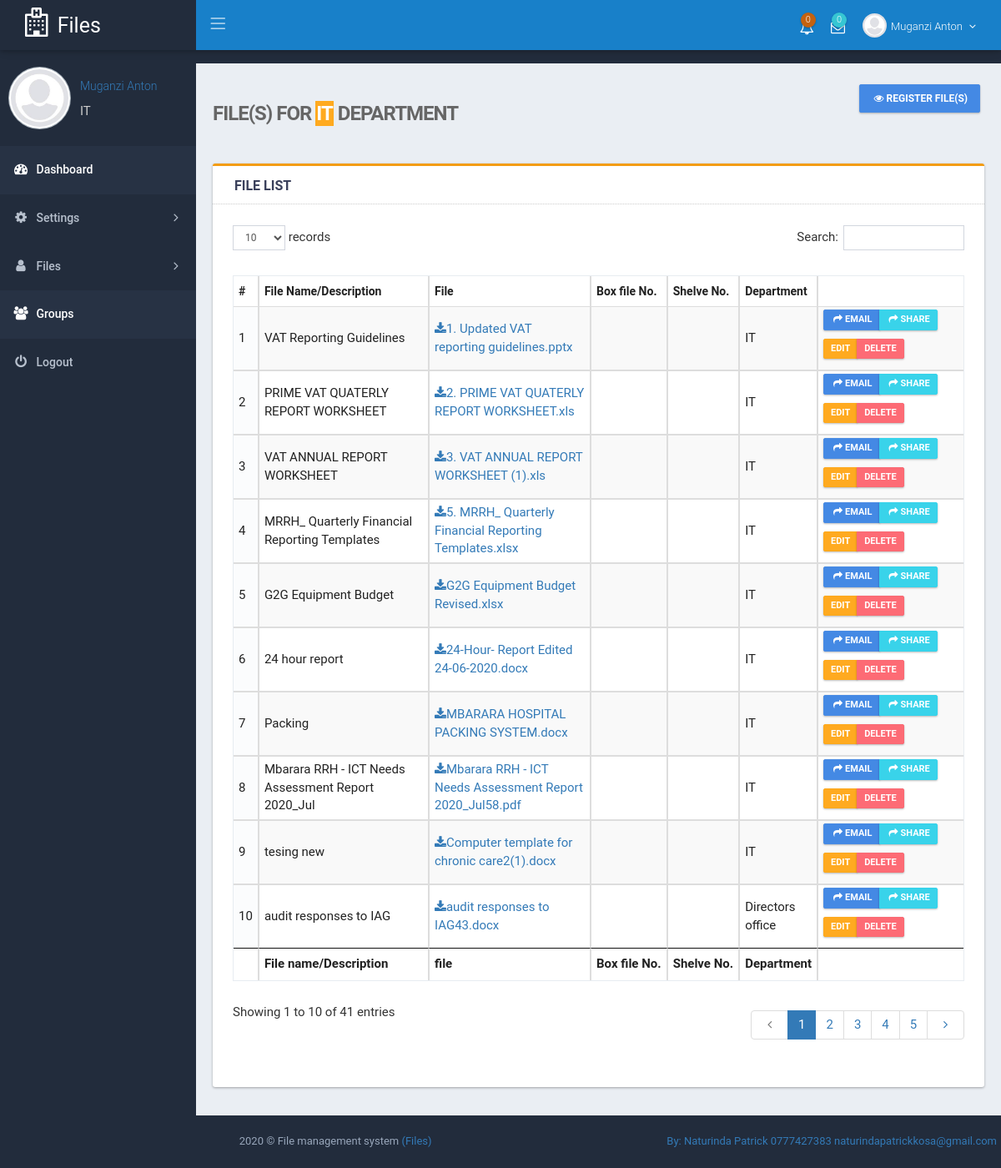
Screenshot of /index.php?page=file&mode=registered (signed in) with the database file from the repository.
### tables this page shows
CREATE TABLE IF NOT EXISTS `file` (
  `file_id` int(11) NOT NULL AUTO_INCREMENT,
  `staff_id` int(11) DEFAULT NULL,
  `file_name` text DEFAULT NULL,
  `file` text DEFAULT NULL,
  `passcode` text DEFAULT NULL,
  `department_id` int(11) DEFAULT NULL,
  `status` int(11) DEFAULT 1,
  `Box_number` text DEFAULT NULL,
  `Shelve_number` text DEFAULT NULL,
  `Group_id` int(11) DEFAULT NULL,
  PRIMARY KEY (`file_id`)
);

### classes/DB.php (called while the page is built, shortened)
<?php
class DB {
    private static $_instance = null;
    private $_pdo,
            $_query,
            $_error = false,
            $_result,
            $_options,
            $_dropQuery,
            $_columnName,
            $_ipNumber = null,
            $_count = 0,
            $_ugxAmount,
            $_grade, $_comment;
    private function __construct() {
        try {
            $this->_pdo = new PDO('mysql:host=' . Config::get('mysql/host') . ';dbname=' . Config::get('mysql/db'), Config::get('mysql/username'), Config::get('mysql/password'));
        } catch (PDOException $exc) {
            die($exc->getMessage());
        }
    }
    public static function getInstance() {
        if (!isset(self::$_instance)) {
            self::$_instance = new DB();
        }
        return self::$_instance;
    }
    public function query($sql, $params = array()) {
        if ($this->_query = $this->_pdo->prepare($sql)) {
            if ($this->_query->execute()) {
                $this->_result = $this->_query->fetchAll(PDO::FETCH_OBJ);
                $this->_count = $this->_query->rowCount();
            } else {
                print_r($this->_query->errorInfo());
                $this->_error = true;
            }
        }
        return $this;
    }
    public function results() {
        return $this->_result;
    }
    public function count() {
        return $this->_count;
    }
    public function checkRows($sql) {
        $this->_query = $this->query($sql);
        if ($this->count() > 0) {
            return TRUE;
        } else {
            return FALSE;
        }
    }
    public function querySample($sql) {
        if ($this->_query = $this->_pdo->prepare($sql)) {
            if ($this->_query->execute()) {
                $this->_result = $this->_query->fetchAll(PDO::FETCH_OBJ);
                $this->_count = $this->_query->rowCount();
            } else {
                print_r($this->_query->errorInfo());
                $this->_error = true;
            }
        }
        return $this->_result;
    }
    public function displayTableColumnValue($sql, $tbl_col_name) {
        $this->_columnName = "";
        $this->_query = $this->query($sql);
        foreach ($this->_query->results() as $result) {
            $this->_columnName = $result->$tbl_col_name;
        }
        return $this->_columnName;
    }
}
?>

### core/init.php (called while the page is built, shortened)
<?php
spl_autoload_register(function($class) {
    if (file_exists('classes/' . $class . '.php')) {
        return TRUE;
    }
    return FALSE;
});
?>

### classes/Config.php (called while the page is built)
<?php
class Config{
    public static function get($path=null){
        if($path){
            $config=$GLOBALS['config'];
            $path =  explode('/', $path);
            foreach ($path as $bit)
            {
                if(isset($config[$bit]))
                {
                    $config=$config[$bit];
                }
            }
            return $config;
        }
        return false;
    }
}
?>

### pages/file/file.php (the view, shortened to what this page needs)
<!DOCTYPE html>
<html lang="en">
    <head>
        <?php include_once 'includes/header_css.php'; ?>
    </head>
    <body class="page-header-fixed sidemenu-closed-hidelogo page-content-white page-md header-blue">
        <div class="page-wrapper">
            <?php include_once 'includes/header_menu.php'; ?>
            <div class="page-container">
                <?php
                include_once 'includes/side_menu.php';
                if (isset($_GET['mode'])) {
                    echo $mode = $_GET['mode'];
                    $hidden2 = "";
                    if ($mode == 'register') {
                        $hidden = "";
                        $hidden2 = "hidden";
                        $class_width = "col-md-7";
                        $limit = "limit 10";
                    } else {
                        $hidden2 = "";
                        $limit = "";
                    }
                }
                ?>
                <div class="page-content-wrapper">
                    <div class="page-content">
                        <div class="page-bar">
                            <div class="page-title-breadcrumb">
                                <div class=" pull-left">
                                    <div class="page-title">File(s) For <span  class="btn-warning"><?php echo $department_name; ?></span>  Department</div>
                                </div>
                                <div class="actions panel_actions pull-right">
                                    <a class="btn btn-primary" href="index.php?page=<?php echo "file" . '&mode=' . $modez = ($mode == 'registered') ? 'register' : 'registered'; ?>"><i class="fa fa-eye"></i><?php echo $modez = ($mode == 'registered') ? 'Register' : 'Registered'; ?> File(s)</a>
                                </div>
                            </div>
                        </div>
                        <div class="row">
                                <?php
                                $staff_id = $_SESSION['staff_id'];
                                $department_id = $_SESSION['department'];
                                ?>
                            <div  class="col-md-12" <?php echo $hidden2; ?>>
                                <div class="card card-topline-yellow">
                                    <div class="card-head">
                                        <header><?php echo $modez = ($mode == 'registered') ? '' : 'Last entered 10 '; ?>File List</header><span id="email_result" class="center"></span>
                                    </div>
                                    <div class="card-body " id="bar-parent">
                                        <?php
                                        $addedQuery = "";
                                        if ((isset($_SESSION['user_type']) && $_SESSION['user_type'] != "Admin") && !isset($_SESSION['immergencepassword'])) {
                                            $addedQuery = " and department_id=" . $department_id . " ";
                                        } else {
                                            $addedQuery = "";
                                        }
                                        $queryfile = 'SELECT * FROM file WHERE status=1   ' . $addedQuery . ' ORDER BY staff_id' . $limit;
                                        if (DB::getInstance()->checkRows($queryfile)) {
                                            ?>
                                            <table id="example1" class="table table-bordered table-striped">
                                                <thead>
                                                    <tr>
                                                        <th style="width: 1%;">#</th>
                                                        <th >File Name/Description</th>
                                                        <th >File</th>
                                                        <th >Box file No.</th>
                                                        <th >Shelve No.</th>
                                                        <th >Department</th>
                                                        <th style="width: 20%;"></th>
                                                    </tr>
                                                </thead>
                                                <tbody>
                                                    <?php
                                                    $data_got = DB::getInstance()->querySample($queryfile);
                                                    $no = 1;
                                                    foreach ($data_got as $file) {
                                                        $hide = (((isset($_SESSION['user_type']) && $_SESSION['user_type'] != "Admin") && !isset($_SESSION['immergencepassword'])) && $file->staff_id != $staff_id) ? "hidden" : "";
                                                        $staff_idd = $_SESSION['staff_id'];
                                                        $restricted_member = DB::getInstance()->checkRows("select * from restrict_member where  Staff_id='$staff_idd' and File_id ='$file->file_id'");
                                                        if ($restricted_member > 0) {
                                                        } else {
                                                            ?>
                                                            <tr>
                                                                <td style="width: 1%;"><?php echo $no; ?></td>
                                                                <td><?php echo $file->file_name; ?></td>
                                                                <td><a href="uploaded_files/<?php echo $file->file; ?>" target="_blank"><span class="fa fa-download"></span><?php echo $file->file; ?></a></td>
                                                                <td><?php echo $file->Box_number; ?></td>
                                                                <td><?php echo $file->Shelve_number; ?></td>
                                                                <td><?php echo DB::getInstance()->displayTableColumnValue("select department_name from department where id='$file->department_id' ", "department_name"); ?></td>
                                                                <td style="width: 20%;">
                                                                    <div class="btn-group">
                                                                        <a  data-toggle="modal" class="btn btn-primary btn-xs <?php echo $hide; ?>" data-target="#modal-email_<?php echo $file->file_id; ?>"><i class="fa fa-mail-forward"></i>email</a>
                                                                        <a  data-toggle="modal" class="btn btn-info btn-xs <?php echo $hide; ?>" data-target="#modal-share_<?php echo $file->file_id; ?>"><i class="fa fa-share"></i>Share</a>
                                                                    </div>
                                                                    <div class="btn-group<?php echo $hide; ?>">
                                                                        <a  class="btn btn-warning btn-xs" data-toggle="modal" data-target="#modal-<?php echo $file->file_id; ?>">Edit</a>
                                                                        <a class="btn btn-danger btn-xs" href="index.php?page=<?php echo "file" . '&action=delete&file_id=' . $file->file_id . '&mode=' . $mode; ?>" onclick="return confirm('Are you sure you want to delete <?php echo $file->Question; ?>?');">Delete</a>
                                                                    </div>
                                                                </td>
                                                        </tr>
                                                        <?php
                                                    }
                                                    $no++;
                                                }
                                                ?>
                                                </tbody>
                                                <tfoot>
                                                    <tr>
                                                        <th></th>
                                                        <th>File name/Description</th>
                                                        <th>file</th>
                                                        <th >Box file No.</th>
                                                        <th >Shelve No.</th>
                                                        <th>Department</th>
                                                        <th></th>
                                                    </tr>
                                                </tfoot>
                                            </table>
                                            <?php
                                        } else {
                                            echo '<div class="alert alert-danger">No file uploads</div>';
                                        }
                                        ?>
                                    </div>
                                </div>
                            </div>
                        </div>
                    </div>
                </div>
            </div>
            <?php include_once 'includes/footer.php'; ?>
        </div>
    </body>
</html>

### css/style.css (style rules this page uses)
* { -webkit-box-sizing: border-box; -moz-box-sizing: border-box; box-sizing: border-box; }
.fa { display: inline-block; font: normal normal normal 14px/1 FontAwesome; font-size: inherit; -webkit-font-smoothing: antialiased; -moz-osx-font-smoothing: grayscale; transform: translate(0, 0); }

### css/responsive.css (style rules this page uses)
@media (min-width:992px) { .page-content-wrapper { float: left; width: 100% } }
@media (min-width:992px) { .page-content-wrapper .page-content { margin-left: 235px; margin-top: 0; min-height: 600px; padding: 25px 20px 10px } }

### rows the page displays
file: file_name "VAT Reporting Guidelines", file "1. Updated VAT reporting guidelines.pptx", department_id "IT"
file: file_name "PRIME VAT QUATERLY REPORT WORKSHEET", file "2. PRIME VAT QUATERLY REPORT WORKSHEET.xls", department_id "IT"
file: file_name "VAT ANNUAL REPORT WORKSHEET", file "3. VAT ANNUAL REPORT WORKSHEET (1).xls", department_id "IT"
file: file_name "MRRH_ Quarterly Financial Reporting Templates", file "5. MRRH_ Quarterly Financial Reporting Templates.xlsx", department_id "IT"
file: file_name "G2G Equipment Budget", file "G2G Equipment Budget Revised.xlsx", department_id "IT"
file: file_name "24 hour report", file "24-Hour- Report Edited 24-06-2020.docx", department_id "IT"
file: file_name "Packing", file "MBARARA HOSPITAL PACKING SYSTEM.docx", department_id "IT"
file: file_name "Mbarara RRH - ICT Needs Assessment Report 2020_Jul", file "Mbarara RRH - ICT Needs Assessment Report 2020_Jul58.pdf", department_id "IT"

### other values shown
$HOSPITAL_NAME_ABREV "Files"
$_SESSION['staff_names'] "Muganzi Anton"
$department_name "IT"
$modez = ($mode == 'registered') ? 'Register' : 'Registered' "REGISTER"
